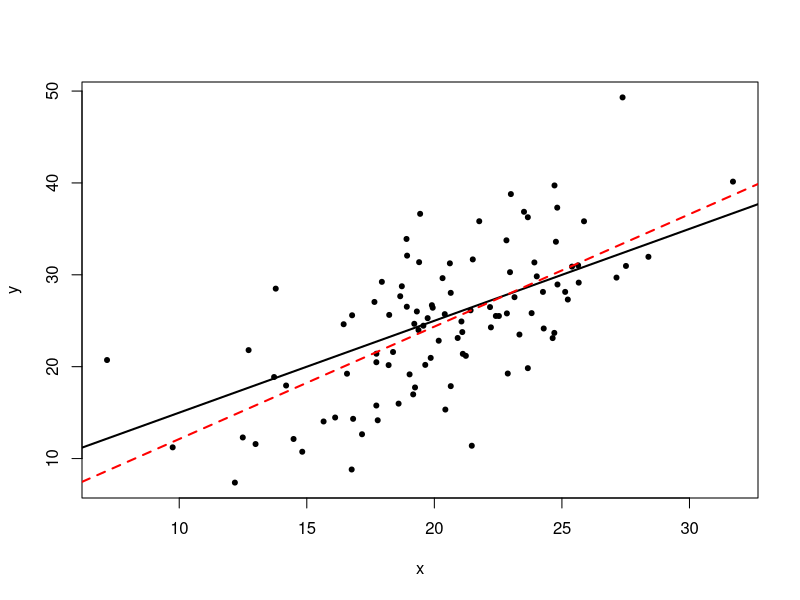
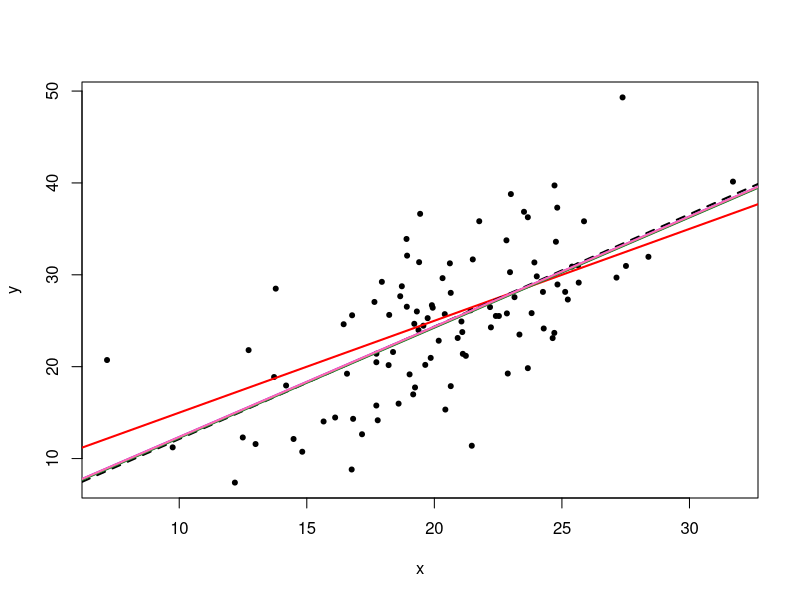

These charts were generated, in order, by the following R code:
#######################################################
## File:	Regex.R
## Purpose: Regression exploration
##
## Author: 	J. Blume
## Date:	July 26, 2025
#######################################################

#### Data !
n=100
b0=5
b1=1

x = rnorm(n, mean=20 , sd=4) 
#x.seq=seq(min(x), max(x), 0.1)

y = b0 + b1*x + rnorm(n, mean=0, sd=6) 

mod.slr = lm(y ~ x)
coef(mod.slr)

#### Plot

plot(x, y, type="n")
points(x, y, col="black", pch=20)
abline(a=b0,b=b1,lty=1,lwd=2, col="black")
abline(lm(y~x),lty=2, lwd=2, col="red")


#### Compute Mean Square Error

yhat = coef(mod.slr)[1] + coef(mod.slr)[2]*x
mse = sum((y-yhat)^2)/length(y)

find.mse = function(y, x, a, b){
	yhat = a + b*x
	mse = sum((y-yhat)^2)/length(y)
	return(mse)
				}
	
find.mse(y=y, x=x, a=coef(mod.slr)[1], b=coef(mod.slr)[2])
find.mse(y=y, x=x, a=coef(mod.slr)[1]+0.5, b=coef(mod.slr)[2]+0.5)

## start simply
a=seq( -20, 20, .05)
b=seq( -20, 20, .05)


#a=seq( -20, 20, 0.05)
#b=seq( -20, 20, 0.05)

## Find minimum

object.plain = matrix(NA, nrow=length(a), ncol=length(b))
object.ridge = matrix(NA, nrow=length(a), ncol=length(b))
object.lasso = matrix(NA, nrow=length(a), ncol=length(b))

for (i in 1:length(a)) {
	for (j in 1:length(b)) {
		object.plain[i,j] = find.mse(y=y, x=x, a=a[i], b=b[j]) 
		object.ridge[i,j] = find.mse(y=y, x=x, a=a[i], b=b[j]) + 0.2*(a[i]^2 + b[j]^2)
		object.lasso[i,j] = find.mse(y=y, x=x, a=a[i], b=b[j]) + 0.2*(abs(a[i]) + abs(b[j]))
		if((i %% 50==0) & (j==1)) {cat(paste0("iteration: ", i, "\n"))}
	}
}

## Standard
#object.plain
min(object.plain)
soln.plain=which(object.plain == min(object.plain), arr.ind = TRUE)
soln.plain
a[soln.plain[1]] ; b[soln.plain[2]]

## Ridge
#object.ridge
min(object.ridge)
soln.ridge=which(object.ridge == min(object.ridge), arr.ind = TRUE)
soln.ridge
a[soln.ridge[1]] ; b[soln.ridge[2]]

## Lasso
#object.lasso
min(object.lasso)
soln.lasso=which(object.lasso == min(object.lasso), arr.ind = TRUE)
soln.lasso
a[soln.lasso[1]] ; b[soln.lasso[2]]


#### Updated Plot
plot(x, y, type="n")
points(x, y, col="black", pch=20)
abline(a=b0,b=b1,lty=1,lwd=2, col="red")

abline(lm(y~x),lty=2, lwd=2, col="black")
abline(a=a[soln.plain[1]],b=b[soln.plain[2]], lty=1, lwd=2, col="purple")
abline(a=a[soln.ridge[1]],b=b[soln.ridge[2]], lty=1, lwd=2, col="blue")
abline(a=a[soln.lasso[1]],b=b[soln.lasso[2]], lty=1, lwd=2, col="forestgreen")


## Exercise -->
## Do this for Elastic Net!
## Keep the intercept; only shrink the slope.
## Draw the plots, and interpret. What do you see?
object.elasticnet = matrix(NA, nrow=length(a), ncol=length(b))
for (i in 1:length(a)) {
  for (j in 1:length(b)) {
    object.elasticnet[i,j] = find.mse(y=y, x=x, a=a[i], b=b[j]) + 0.2*(b[j]^2) + 0.2*(abs(b[j]))
    if((i %% 50==0) & (j==1)) {cat(paste0("iteration: ", i, "\n"))}
  }
}

min(object.elasticnet)
soln.elasticnet=which(object.elasticnet == min(object.elasticnet), arr.ind = TRUE)
soln.elasticnet
a[soln.elasticnet[1]] ; b[soln.elasticnet[2]]

abline(a=a[soln.elasticnet[1]],b=b[soln.elasticnet[2]], lty=1, lwd=2, col="hotpink")
###
##
#